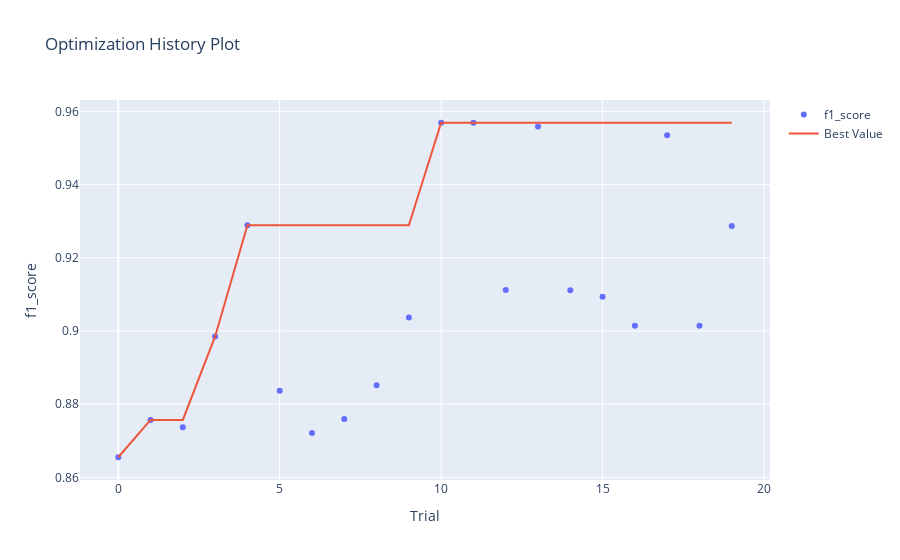

Notebook code for this chart:
### Markdown cell above
График истории оптимизации - отображает количество испытаний на оси Х и метрику на оси Y.

Следует использовать эту диаграмму, чтобы проверить, идет ли оптимизация гиперпараметров в правильном направлении или нет.

### Code cell
optuna.visualization.plot_optimization_history(study, target_name="f1_score")

### Figure 1 — Plotly figure (JSON) as saved in the notebook; plotly's stock layout.template omitted (floating-point values rounded to 4 significant figures)
{"data": [{"mode": "markers", "name": "f1_score", "type": "scatter", "x": [0, 1, 2, 3, 4, 5, 6, 7, 8, 9, 10, 11, 12, 13, 14, 15, 16, 17, 18, 19], "y": [0.8655, 0.8757, 0.8737, 0.8985, 0.9289, 0.8836, 0.8721, 0.8759, 0.8852, 0.9037, 0.9569, 0.9569, 0.9112, 0.9559, 0.9111, 0.9094, 0.9015, 0.9535, 0.9014, 0.9287]}, {"mode": "lines", "name": "Best Value", "type": "scatter", "x": [0, 1, 2, 3, 4, 5, 6, 7, 8, 9, 10, 11, 12, 13, 14, 15, 16, 17, 18, 19], "y": [0.8655, 0.8757, 0.8757, 0.8985, 0.9289, 0.9289, 0.9289, 0.9289, 0.9289, 0.9289, 0.9569, 0.9569, 0.9569, 0.9569, 0.9569, 0.9569, 0.9569, 0.9569, 0.9569, 0.9569]}, {"marker": {"color": "#cccccc"}, "mode": "markers", "name": "Infeasible Trial", "showlegend": false, "type": "scatter", "x": [], "y": []}], "layout": {"title": {"text": "Optimization History Plot"}, "xaxis": {"title": {"text": "Trial"}}, "yaxis": {"title": {"text": "f1_score"}}}}
